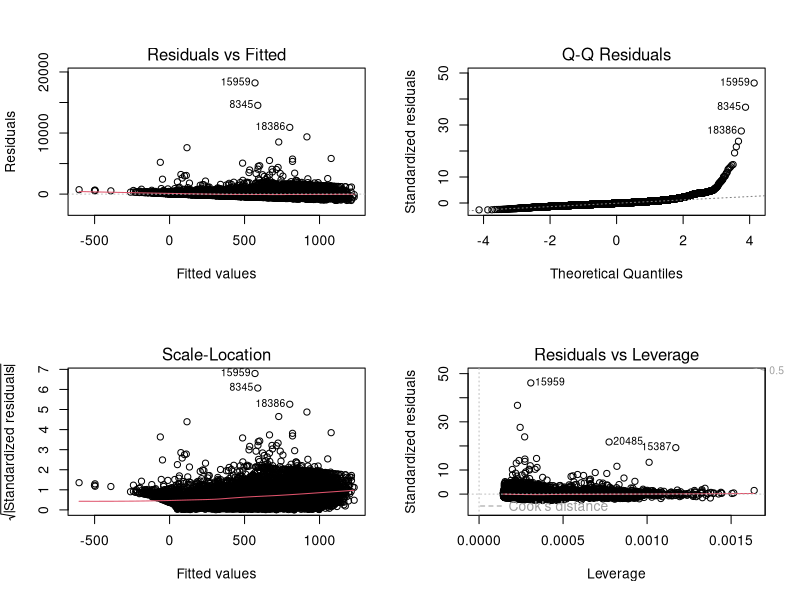
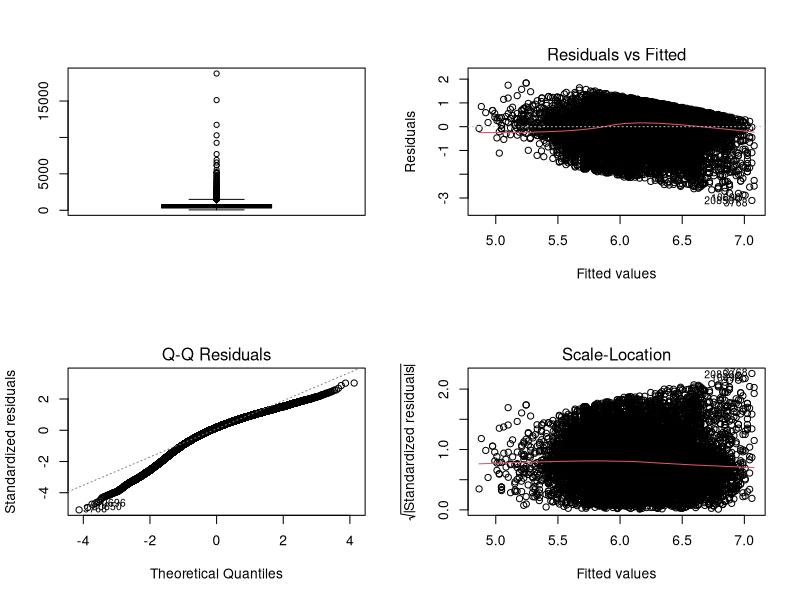
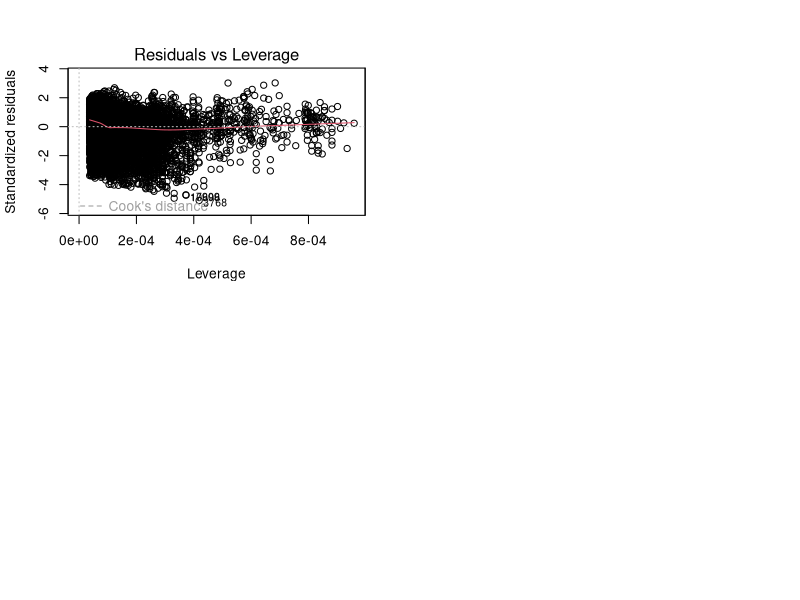
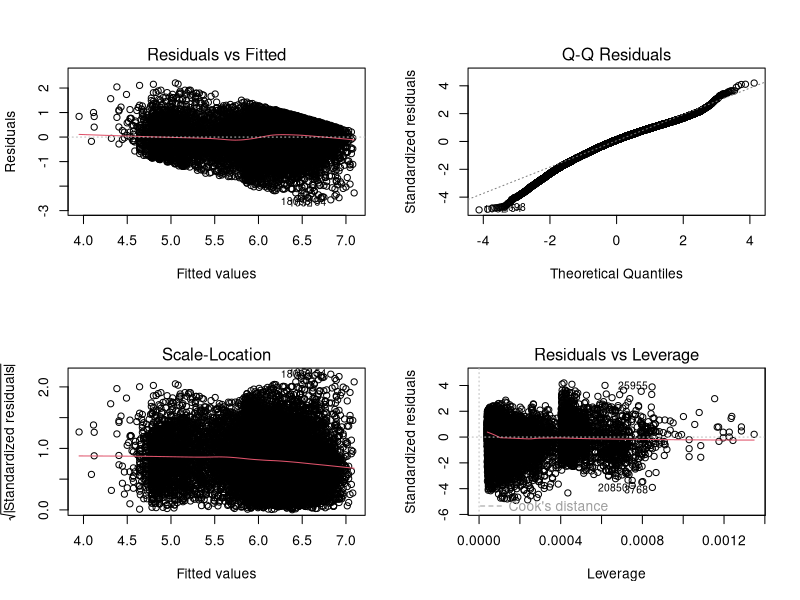
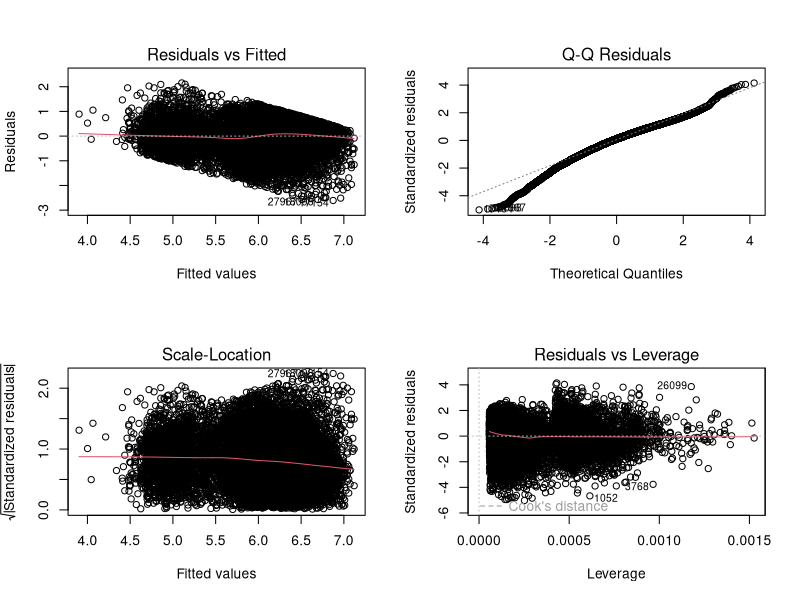
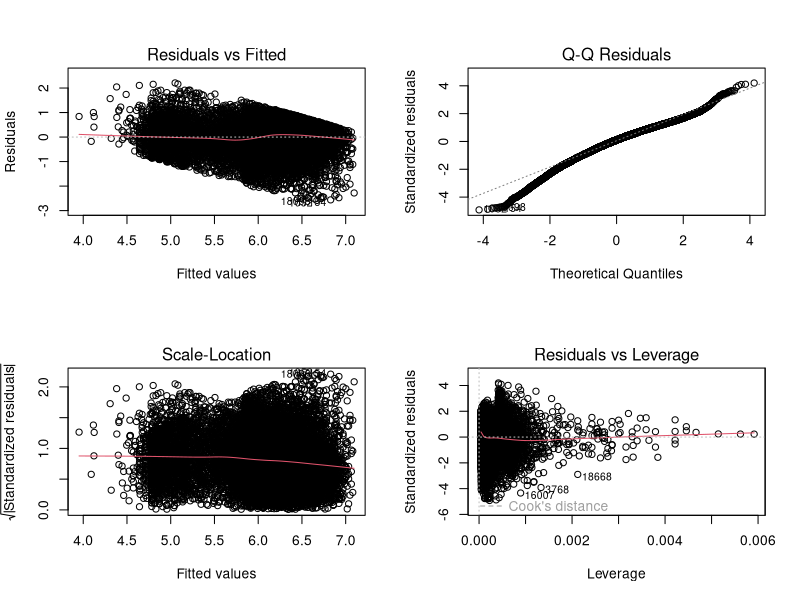

Write the R code that produced these figures, in order.
# Overview dataset ----
WAGE <- read.table("wage.txt", header = TRUE)
library(MASS)
lm.fit <- lm(wage ~.-id, data =WAGE)
summary(lm.fit)

# Diagnostic plots
par(mfrow = c(2,2))
plot(lm.fit)

# Data cleaning (Potential Problem) ----
# 1. Collinearity
library(car)
vif(lm.fit)

# 2. Identify and remove Outliers 
boxplot(WAGE$wage, plot=TRUE)$out
outliers <- boxplot(WAGE$wage, plot=FALSE)$out
WAGE<- WAGE[-which(WAGE$wage %in% outliers),]

# 3. Convert negative value to 0
WAGE$experience[WAGE$experience < 0] <- 0

# Simple linear regression ----
# Model 1 
edu.lm <-lm(log(wage) ~ education, data =WAGE)
summary(edu.lm)

# Model 2
exp.lm <-lm(log(wage) ~ experience, data =WAGE)
summary(exp.lm)

# Multiple linear regression ----
# Model 3
mlt.lm1 <-lm(log(wage) ~ education + experience, data =WAGE)
summary(mlt.lm1)
plot(mlt.lm1)
## Adjusted R-squared:  0.1875 
## F-statistic:  3145

#Model 4
mlt.lm2 <-lm(log(wage) ~ education + experience + parttime , data =WAGE)
summary(mlt.lm2)
par(mfrow = c(2,2))
plot(mlt.lm2)
## Adjusted R-squared:  0.3944 
## F-statistic:  5915

# Model 5 
mlt.lm3 <-lm(log(wage) ~ education + experience + parttime + smsa + ethnicity, data =WAGE)
summary(mlt.lm3)
plot(mlt.lm3)
## Adjusted R-squared:  0.4098 
## F-statistic:  3784

# Anova, compare Model 4 and Model 5 ----
anova(mlt.lm2,mlt.lm3)

# StepAIC ----
intercept.lm <- lm(log(wage) ~ 1, data = WAGE)
stepAIC(intercept.lm, ~ education + experience + parttime + smsa  + ethnicity, data = WAGE)
# According to AIC score, we keep Model 4 in this part

# Consider interations ----
# Model 6 
# Interactions
int.lm <-lm(log(wage) ~ education + experience + parttime + education * experience , data =WAGE)
summary(int.lm)
par(mfrow = c(2,2))
plot(int.lm)
## Adjusted R-squared:  0.3944 
## F-statistic:  4436
# Considering the Adjusted R-squared and F-statistic value, we keep Model 4 at the end.

# -----
